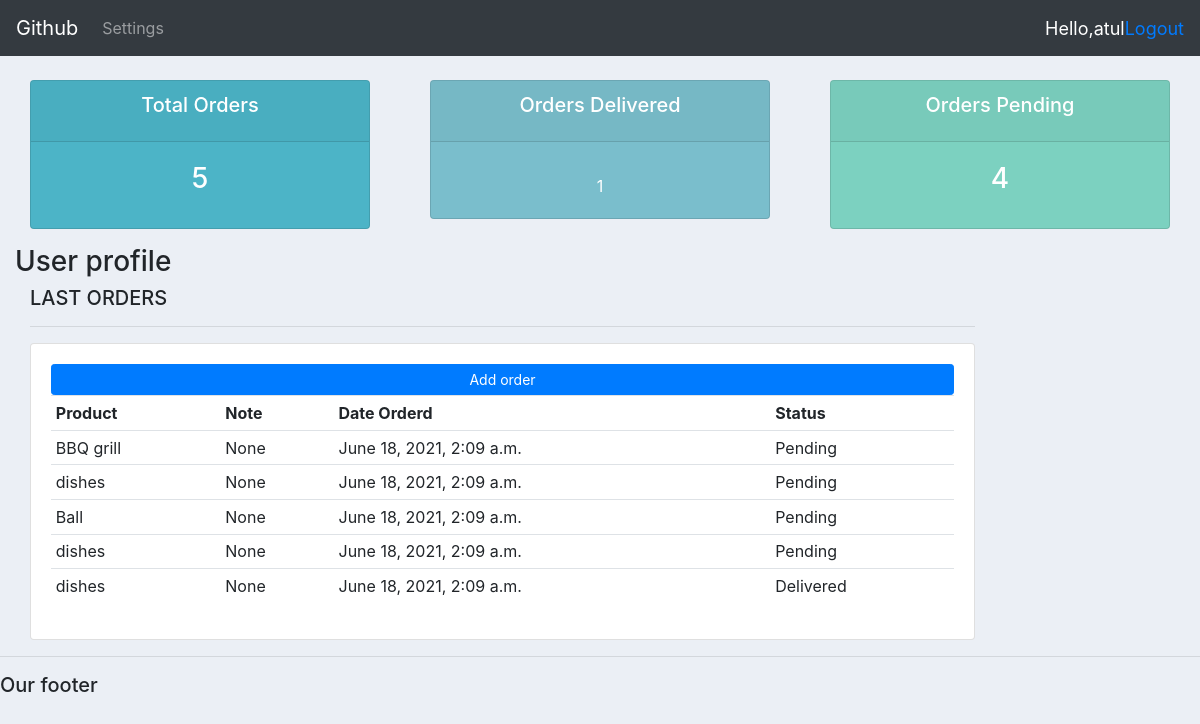
Screenshot of /user/ (signed in) with the database file from the repository.
### accounts/models.py (models this page shows, shortened)
class Order(models.Model):
    STATUS=(
            ('Pending','Pending'),
            ('Out For Delivery','Out For Delivery'),
            ('Delivered','Deliverd'),
            )
    customer=models.ForeignKey(Customer,null=True,on_delete=models.SET_NULL)
    product=models.ForeignKey(Product,null=True,on_delete=models.SET_NULL)
    date_created=models.DateTimeField(auto_now_add=True,null=True)
    status=models.CharField(max_length=200,null=True,choices=STATUS)
    note=models.CharField(max_length=200,null=True)

class Product(models.Model):
    CATEGORY=(
        ('Indoor','Indoor'),
        ('Out Door','Out Door'),
    )
    name= models.CharField(max_length=200,null=True)
    price=models.FloatField(null=True)
    category= models.CharField(max_length=200,null=True,choices=CATEGORY)
    description= models.CharField(max_length=200,null=True,blank=True)
    date_created=models.DateTimeField(auto_now_add=True,null=True)
    tags=models.ManyToManyField(Tag)
    def __str__(self):
        return self.name

### accounts/decorators.py (the view)
        def wrapper_function(request,*args,**kwargs):
            group=None
            if request.user.groups.exists():
                group=request.user.groups.all()[0].name
            if group in allowed_roles:
                return view_func(request,*args,**kwargs)
            else:
                return HttpResponse('You are not authorized to view this page')

### accounts/views.py (called while the page is built)
@login_required(login_url='/login')
@allowed_users(allowed_roles=['customer'])
def userPage(request):
    orders=request.user.customer.order_set.all()
    customer_id=request.user.customer.id
    total_orders=orders.count()
    delivered=orders.filter(status='Delivered').count()
    pending=orders.filter(status='Pending').count()
    context={'orders':orders,'total_orders':total_orders,'delivered':delivered,'pending':pending,'customer_id':customer_id}
    return render(request,'accounts/user.html',context)

### accounts/templates/accounts/user.html
{% extends 'accounts/main.html' %}
{% load static %}
{% block content %}
{% include 'accounts/status.html' %}
<h3>User profile</h3>
<div class="col-md-10">
    <h5>LAST  ORDERS</h5>
    <hr>
    <div class="card card-body">
        <a class="btn btn-primary  btn-sm btn-block" href="/create_order/{{customer_id}}">Add order</a>
        <table class="table table-sm">
            <tr>
                <th>Product</th>
                <th>Note</th>
                <th>Date Orderd</th>
                <th>Status</th>
            </tr>
            {% for order in orders %}
                <tr>
                    <td>{{order.product}}</td>
                    <td>{{order.note}}</td>
                    <td>{{order.date_created}}</td>
                    <td>{{order.status}}</td>
                </tr>
            {% endfor %}
        </table>
    </div>
</div>
</div>
{% endblock %}

### accounts/templates/accounts/main.html (shortened to what this page needs)
{% load static %}
<!DOCTYPE html>
<html>
<head>
	<link rel="stylesheet" href="https://stackpath.bootstrapcdn.com/bootstrap/4.3.1/css/bootstrap.min.css">
	<link rel="stylesheet" type="text/css" href="/static/css/main.css">
</head>
<body>
	{%  include 'accounts/navbar.html' %}
	<div class="container-fluid">
	{% block content %}
	{% endblock %}
	<hr>
	<h5>Our footer</h5>
</body>
</html>

### accounts/templates/accounts/navbar.html (shortened to what this page needs)
{% load static %}
<nav class="navbar navbar-expand-lg navbar-dark bg-dark">
    <a class="navbar-brand" href="#">Github</a>
    <div class="collapse navbar-collapse" id="navbarNav">
      <ul class="navbar-nav">
        {% if request.user.is_staff %}
        <li class="nav-item active">
          <a class="nav-link" href="/">Dashboard</a>
        </li>
        <li class="nav-item">
          <a class="nav-link" href="/products/">Products</a>
        </li>
        <li class="nav-item active">
          <a class="nav-link" href="/orders">Orders</a>
        </li>
        {% else %}
        <li class="nav-item">
          <a class="nav-link" href="/account/">Settings</a>
        </li>
        {% endif %}
      </ul>
    </div>
    <span class="hello-msg">Hello,{{request.user}}</span>
    <span class="hello-msg"><a href="/logout">Logout</a></span>
  </nav>

### accounts/templates/accounts/status.html
<br>
<div class="row">
	<div class="col">
		<div class="col-md">
			<div class="card text-center text-white  mb-3" id="total-orders">
			  	<div class="card-header">
			  		<h5 class="card-title">Total Orders</h5>
			  	</div>
			  	<div class="card-body">
			    	<h3 class="card-title">{{total_orders}}</h3>
			  	</div>
			</div>
		</div>
	</div>
	<div class="col">
		<div class="col-md">
			<div class="card text-center text-white  mb-3" id="orders-delivered">
			  	<div class="card-header">
			  		<h5 class="card-title">Orders Delivered</h5>
			  	</div>
			  	<div class="card-body">
			    	<h3 class="card-title"></h3>{{delivered}}
			  	</div>
			</div>
		</div>
	</div>
	<div class="col">
		<div class="col-md">
			<div class="card text-center text-white  mb-3" id="orders-pending">
			  	<div class="card-header">
			  		<h5 class="card-title">Orders Pending</h5>
			  	</div>
			  	<div class="card-body">
			    	<h3 class="card-title">{{pending}}</h3>
			  	</div>
			</div>
		</div>
	</div>
</div>

### static/css/main.css (style rules this page uses)
body { background-color: #ebeff5; }
#total-orders { background-color: #4cb4c7; }
#orders-delivered { background-color: #7abecc; }
#orders-pending { background-color: #7CD1C0; }

### accounts/templates/accounts/navbar.html (style rules this page uses)
.hello-msg { font-size: 18px; color: white; }

### rows the page displays
Order: product "BBQ grill", note "None", date_created "June 18, 2021, 2:09 a.m.", status "Pending"
Order: product "dishes", note "None", date_created "June 18, 2021, 2:09 a.m.", status "Pending"
Order: product "Ball", note "None", date_created "June 18, 2021, 2:09 a.m.", status "Pending"
Order: product "dishes", note "None", date_created "June 18, 2021, 2:09 a.m.", status "Pending"
Order: product "dishes", note "None", date_created "June 18, 2021, 2:09 a.m.", status "Delivered"

### other values shown
{{ request.user }} "atul"
{{ total_orders }} "5"
{{ delivered }} "1"
{{ pending }} "4"
